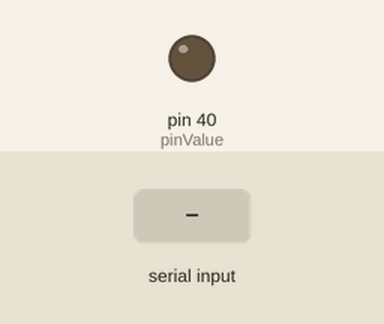
Recording of a program running on a simulated Raspberry Pi (header pin numbers). On the bench: output pins drawn as LEDs (lit = HIGH). The test bench sets the inputs (shaded band). What the program prints to the terminal is not drawn.

Above: at 1.2 s.
1.3 s: "1" typed at the terminal, then Enter
At 1.9 s:
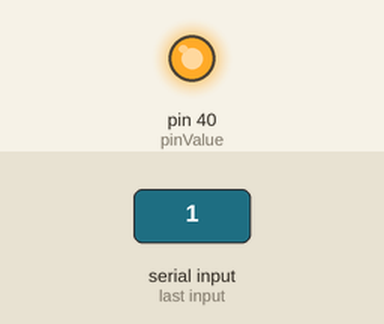
2.8 s: "0" typed at the terminal, then Enter
At 3.1 s:
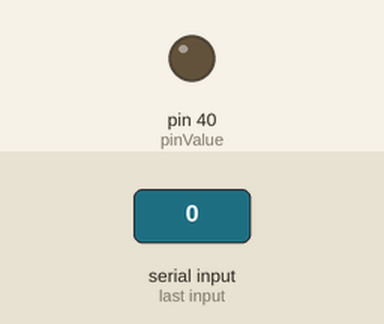
Timing chart, 0 to 5.8 s (numbered marks = the images above; inputs shaded):
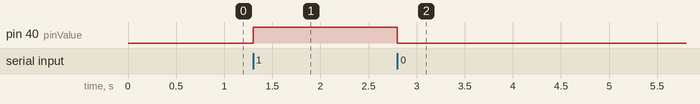

Measured:
- after the input at 1.3 s, pin 40 (pinValue): LOW → HIGH at once
- after the input at 2.8 s, pin 40 (pinValue): HIGH → LOW at once

The program:

relay.py
```python
import sys

import RPi.GPIO as GPIO


###
# 继电器控制程序
###
class Relay():
    ###
    # 初始化
    ###
    def __init__(self, pinValue: int = 40):
        # 设置针脚
        self.pin = pinValue

    ###
    # 自定义初始化
    ###
    def init(self):
        # 设置针脚模式为（BOARD）
        GPIO.setmode(GPIO.BOARD)
        # 禁用警告
        GPIO.setwarnings(False)
        # 设置针脚为输出模式
        GPIO.setup(self.pin, GPIO.OUT)

    ###
    # 关闭
    ###
    def off(self):
        # 低电平输出
        GPIO.output(self.pin, GPIO.LOW)

    ###
    # 打开
    ###
    def on(self):
        # 高电平输出
        GPIO.output(self.pin, GPIO.HIGH)

    ###
    # 释放
    ###
    def release(self):
        # 释放针脚
        GPIO.cleanup()


###
# 主函数入口
###
if __name__ == '__main__':
    # 实例化并设置针脚
    r = Relay(pinValue=40)
    # 初始化
    r.init()
    # 控制继电器
    while True:
        onOrOffOrExit = input('请输入参数控制继电器开关：')
        if onOrOffOrExit == str(0):
            r.off()
        elif onOrOffOrExit == str(1):
            r.on()
        else:
            r.release()
            sys.exit(0)
```
